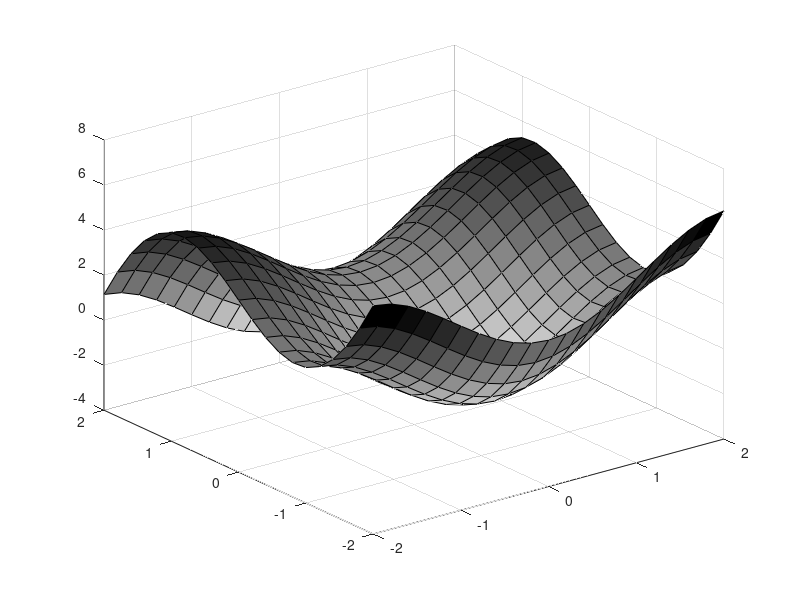

This figure's MATLAB source:
figure
[x, y] = meshgrid([-2: 0.2: 2])
z = 2 * x .* sin(x) + 3 * y .* cos(y)
surf(x, y, z)
colormap(flipud(colormap("gray")))

